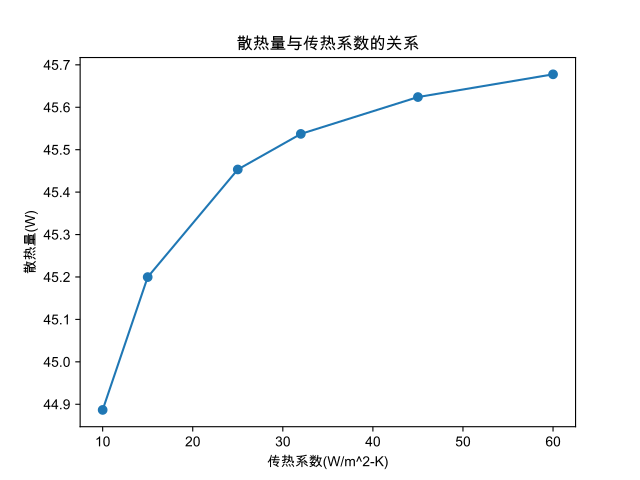

The Python source for this figure:
import numpy as np
import matplotlib.pyplot as plt
import os

plt.rcParams['font.sans-serif'] = 'Arial Unicode MS'
plt.rcParams['axes.unicode_minus'] = False

delta = 200e-3
h = 3
w = 6
t_in = 2
t_out = -10
h_in = 6
# ratio_list = [1, 0.5, 0.25]
# h_out_base = 60
h_out = np.array([10, 15, 25, 32, 45, 60])
lambda_ = 0.044

R_1 = 1 / h_in
R_2 = delta / lambda_
R_3 = 1 / h_out
R = R_1 + R_2 + R_3
A = h * w
Q = A * (t_in - t_out) / R
for i, h in enumerate(h_out):
    print(f'当传热系数为{h} W/m^2-K 时，散热量为{Q[i]:.2f} W')
fig, ax = plt.subplots()
ax.plot(h_out, Q, 'o-')
ax.set_xlabel('传热系数(W/m^2-K)')
ax.set_ylabel('散热量(W)')
ax.set_title('散热量与传热系数的关系')
name = os.path.basename(__file__).split(".")[0]
plt.savefig(f'./{name}.pdf')
plt.show()
